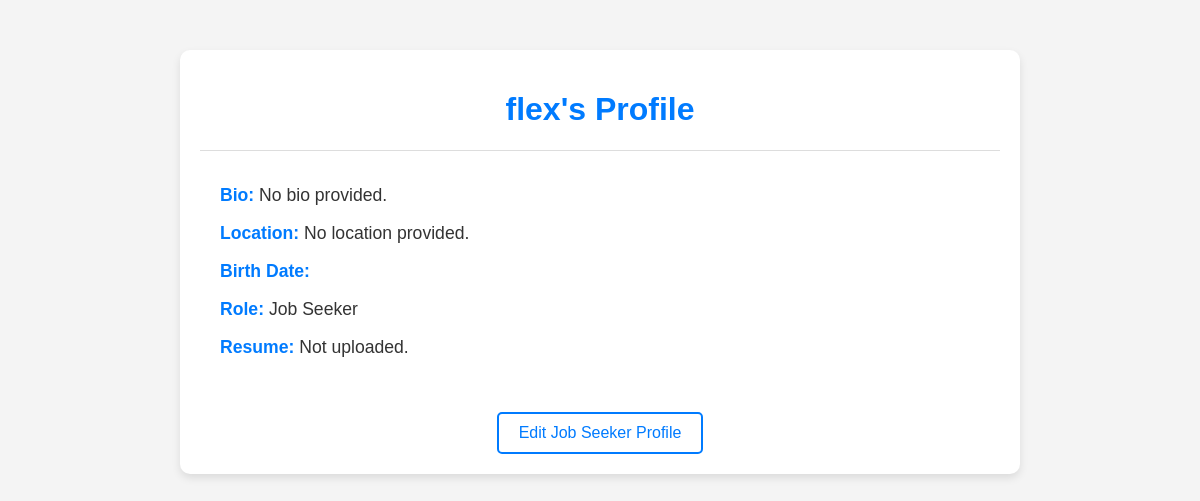
/profile/2/ (signed in), run on an earlier commit of the app's database.
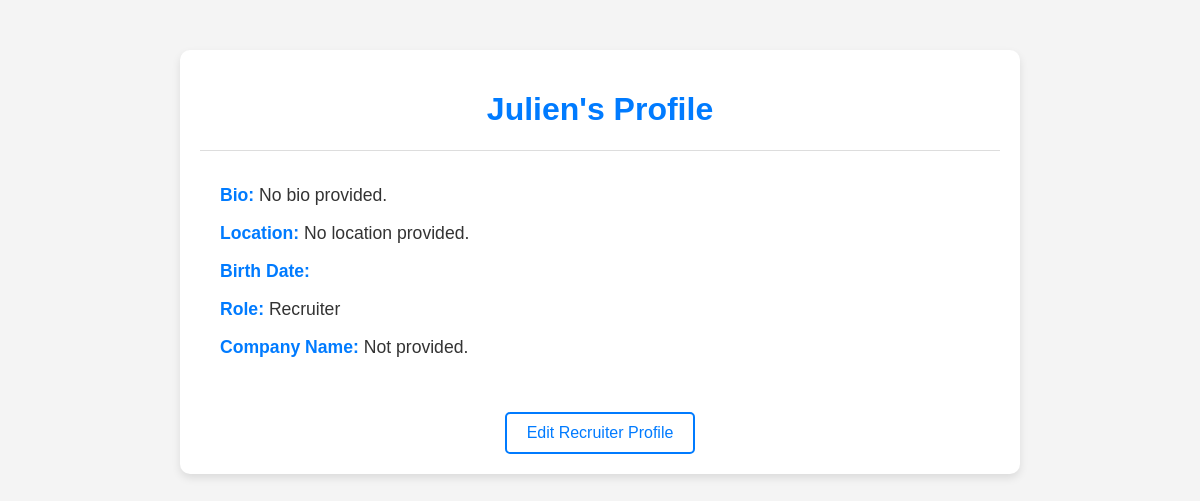
And on a later commit of the database.
### remote/models.py (models this page shows, shortened)
class Profile(models.Model):
    user = models.OneToOneField(User, on_delete=models.CASCADE)
    bio = models.TextField(max_length=500, blank=True)
    location = models.CharField(max_length=30, blank=True)
    birth_date = models.DateField(null=True, blank=True)
    role = models.CharField(max_length=30, choices=ROLE_CHOICES)  # Use choices for predefined options
    company_name = models.CharField(max_length=100, blank=True, null=True)  # Recruiters' company
    resume = models.FileField(upload_to='resumes/', blank=True, null=True)  # Job seekers' resume

### remote/views.py (the view)
# urls.py: path('profile/<int:id>/', views.get_profile, name='get_profile'),
@login_required
def get_profile(request, id):
    profile = Profile.objects.get(id=id)
    return render(request, 'profile.html', {'profile': profile})

### remote/templates/profile.html (shortened to what this page needs)
<!DOCTYPE html>
<html lang="en">
<head>
</head>
<body>
    <div class="profile-container">
        <h1>{{ profile.user.username }}'s Profile</h1>
        <div class="profile-details">
            <p><strong>Bio:</strong> {{ profile.bio|default:"No bio provided." }}</p>
            <p><strong>Location:</strong> {{ profile.location|default:"No location provided." }}</p>
            <p><strong>Birth Date:</strong> {{ profile.birth_date|date:"F j, Y" }}</p>
            <p><strong>Role:</strong> {{ profile.get_role_display }}</p>
            {% if profile.role == 'recruiter' %}
                <p><strong>Company Name:</strong> {{ profile.company_name|default:"Not provided." }}</p>
            {% elif profile.role == 'job_seeker' %}
                {% if profile.resume %}
                    <p><strong>Resume:</strong> <a href="{{ profile.resume.url }}" download>Download Resume</a></p>
                {% else %}
                    <p><strong>Resume:</strong> Not uploaded.</p>
                {% endif %}
            {% endif %}
        </div>
        <div class="edit-profile">
            {% if profile.role == 'recruiter' %}
                <a href="{% url 'edit_recruiter_profile' profile.id %}">Edit Recruiter Profile</a>
            {% elif profile.role == 'job_seeker' %}
                <a href="{% url 'edit_user_profile' profile.id %}">Edit Job Seeker Profile</a>
            {% endif %}
        </div>
    </div>
</body>
</html>

### remote/templates/profile.html (style rules this page uses)
body { font-family: Arial, sans-serif; background-color: #f4f4f4; margin: 0; padding: 0; color: #333; }
.profile-container { max-width: 800px; margin: 50px auto; background-color: white; padding: 20px; border-radius: 10px; box-shadow: 0 4px 8px rgba(0, 0, 0, 0.1); }
h1 { text-align: center; color: #007bff; }
.profile-details { padding: 20px; border-top: 1px solid #ddd; line-height: 1.6; }
.profile-details p { font-size: 1.1em; margin: 10px 0; }
.profile-details strong { color: #007bff; }
a { color: #007bff; text-decoration: none; padding: 10px 20px; display: inline-block; border: 2px solid #007bff; border-radius: 5px; transition: background-color 0.3s ease; }
.edit-profile { text-align: center; margin-top: 20px; }

What changed in the data, as far as the page shows it:
changed Profile "No bio provided.": user.username "flex" → "Julien"; role "Job Seeker" → "Recruiter"; company_name (not shown) → "Not provided."
Also different on the page:
text no longer shown: "Resume: Not uploaded. Edit Job Seeker Profile"
text now shown: "Company Name: Edit Recruiter Profile"
